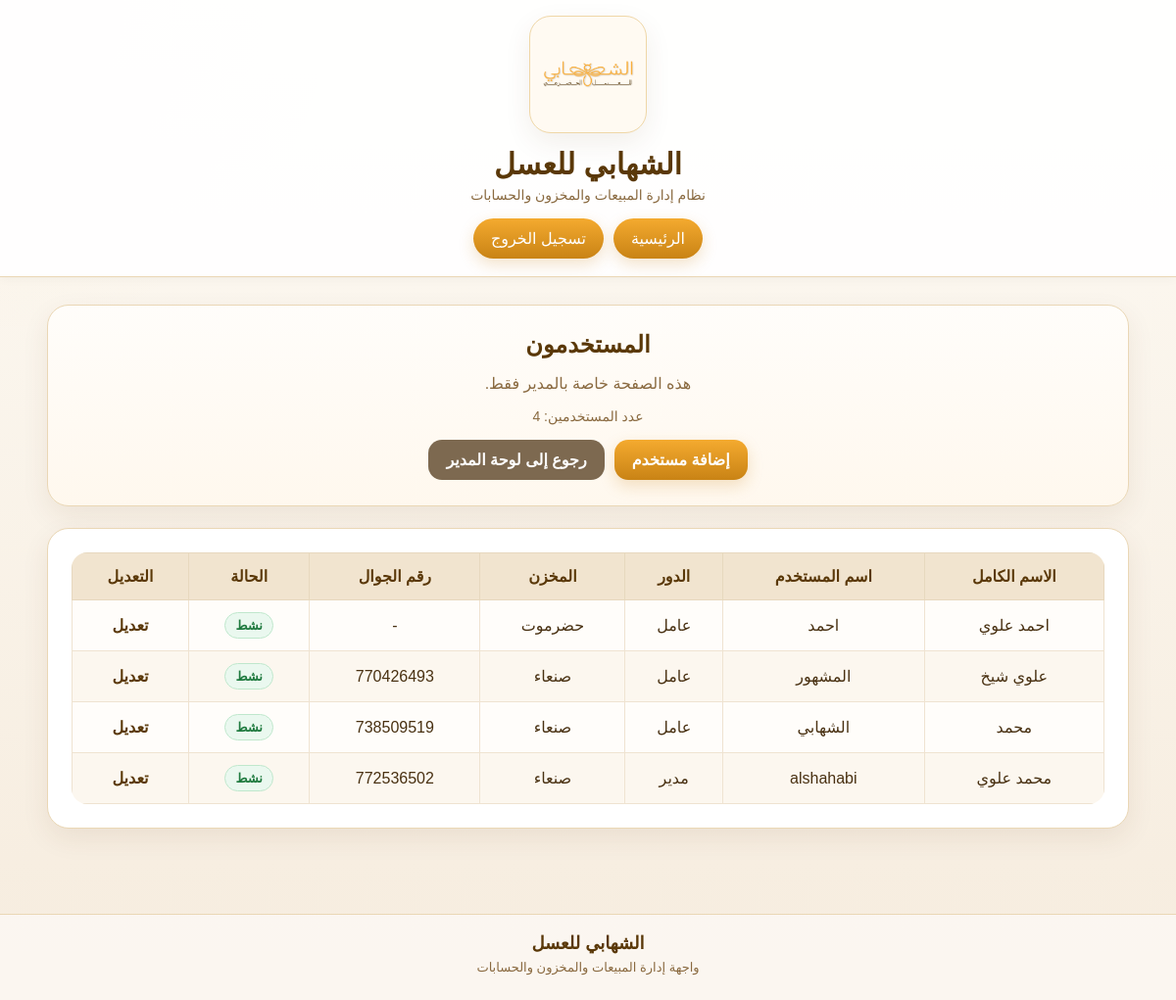
Screenshot of /accounts/manager-users/ (signed in) with the database file from the repository.
### accounts/models.py (models this page shows, shortened)
class WorkerProfile(models.Model):
    ROLE_MANAGER = 'manager'
    ROLE_WORKER = 'worker'
    ROLE_CHOICES = [
        (ROLE_MANAGER, 'مدير'),
        (ROLE_WORKER, 'عامل'),
    ]
    user = models.OneToOneField(
        User,
        on_delete=models.CASCADE,
        verbose_name='المستخدم',
    )
    full_name = models.CharField(
        max_length=150,
        verbose_name='الاسم الكامل',
    )
    phone = models.CharField(
        max_length=30,
        blank=True,
        null=True,
        verbose_name='رقم الجوال',
    )
    role = models.CharField(
        max_length=20,
        choices=ROLE_CHOICES,
        default=ROLE_WORKER,
        verbose_name='الدور',
    )
    warehouse = models.ForeignKey(
        Warehouse,
        on_delete=models.SET_NULL,
        blank=True,
        null=True,
        verbose_name='المخزن',
    )
    is_active = models.BooleanField(
        default=True,
        verbose_name='نشط',
    )
    created_at = models.DateTimeField(
        auto_now_add=True,
        verbose_name='تاريخ الإنشاء',
    )
    class Meta:
        verbose_name = 'ملف مستخدم'
        verbose_name_plural = 'ملفات المستخدمين'

### warehouses/models.py (models this page shows, shortened)
class Warehouse(models.Model):
    name = models.CharField(max_length=100, verbose_name='اسم المخزن')
    city = models.CharField(max_length=100, verbose_name='المدينة')
    is_active = models.BooleanField(default=True, verbose_name='نشط')
    created_at = models.DateTimeField(auto_now_add=True, verbose_name='تاريخ الإنشاء')
    class Meta:
        verbose_name = 'مخزن'
        verbose_name_plural = 'المخازن'

### accounts/views.py (the view)
# urls.py: path('manager-users/', manager_users_list, name='manager-users-list'),
@login_required
def manager_users_list(request):
    profile = WorkerProfile.objects.filter(user=request.user).select_related('warehouse').first()
    if not profile or profile.role != 'manager':
        return redirect('dashboard')
    users_list = WorkerProfile.objects.select_related('user', 'warehouse').order_by('full_name')
    return render(request, 'accounts/manager_users_list.html', {
        'profile': profile,
        'users_list': users_list,
    })

### templates/accounts/manager_users_list.html (shortened to what this page needs)
{% extends 'base.html' %}
{% block content %}
<div class="hero-card">
    <h2>المستخدمون</h2>
    <p class="muted">هذه الصفحة خاصة بالمدير فقط.</p>
    <div class="page-meta">عدد المستخدمين: {{ users_list|length }}</div>
    <div class="actions">
        <a href="{% url 'manager-user-create' %}" class="btn">إضافة مستخدم</a>
        <a href="{% url 'manager-dashboard' %}" class="btn btn-secondary">رجوع إلى لوحة المدير</a>
    </div>
</div>
<div class="panel-card">
    {% if users_list %}
        <div style="overflow-x:auto;">
            <table class="custom-table">
                <thead>
                    <tr>
                        <th>الاسم الكامل</th>
                        <th>اسم المستخدم</th>
                        <th>الدور</th>
                        <th>المخزن</th>
                        <th>رقم الجوال</th>
                        <th>الحالة</th>
                        <th>التعديل</th>
                    </tr>
                </thead>
                <tbody>
                    {% for item in users_list %}
                    <tr>
                        <td>{{ item.full_name }}</td>
                        <td>{{ item.user.username }}</td>
                        <td>{{ item.get_role_display }}</td>
                        <td>{% if item.warehouse %}{{ item.warehouse.name }}{% else %}-{% endif %}</td>
                        <td>{{ item.phone|default:"-" }}</td>
                        <td>
                            {% if item.is_active %}
                                <span class="badge badge-success">نشط</span>
                            {% else %}
                                <span class="badge badge-danger">غير نشط</span>
                            {% endif %}
                        </td>
                        <td>
                            <a href="{% url 'manager-user-update' item.pk %}">تعديل</a>
                        </td>
                    </tr>
                    {% endfor %}
                </tbody>
            </table>
        </div>
    {% else %}
        <p class="muted">لا يوجد مستخدمون حتى الآن.</p>
    {% endif %}
</div>
{% endblock %}

### static/css/style.css (style rules this page uses)
:root { --bg-main: #fbf7ef; --bg-soft: #f7efe2; --card-bg: #ffffff; --text-main: #493112; --text-soft: #8a6a40; --gold-main: #f4aa2f; --gold-dark: #c98315; --brown-main: #5a3808; --border-soft: #ead7b5; --shadow-soft: 0 10px 28px rgba(90, 56, 8, 0.08); --radius-xl: 22px; --radius-lg: 18px; --radius-md: 14px; }
* { box-sizing: border-box; }
body { margin: 0; font-family: Tahoma, Arial, sans-serif; color: var(--text-main); background: radial-gradient(circle at top left, rgba(244, 170, 47, 0.06), transparent 22%), linear-gradient(180deg, #fdfaf4 0%, #f6ecde 100%); }
.hero-card, .panel-card, .stat-card { background: var(--card-bg); border: 1px solid var(--border-soft); border-radius: var(--radius-xl); box-shadow: var(--shadow-soft); }
.hero-card { padding: 26px; text-align: center; margin-bottom: 22px; background: linear-gradient(180deg, #fffdfa 0%, #fff8ee 100%); }
.panel-card { padding: 24px; margin-bottom: 22px; }
.hero-card h2, .panel-card h2, .panel-card h3 { margin-top: 0; margin-bottom: 10px; color: var(--brown-main); }
.muted { color: var(--text-soft); text-align: center; }
.actions { display: flex; justify-content: center; gap: 10px; flex-wrap: wrap; margin-top: 14px; }
.btn { display: inline-block; padding: 11px 18px; border-radius: 14px; background: linear-gradient(180deg, var(--gold-main), var(--gold-dark)); color: white; text-decoration: none; border: none; cursor: pointer; font-weight: bold; box-shadow: 0 6px 16px rgba(201, 131, 21, 0.22); }
.btn-secondary { background: #7d6950; box-shadow: none; }
.custom-table { width: 100%; border-collapse: collapse; background: #fff; overflow: hidden; border-radius: 16px; }
.custom-table th { background: #f1e4cf; color: var(--brown-main); padding: 14px 12px; border: 1px solid #e7d8be; text-align: center; white-space: nowrap; }
.custom-table td { padding: 12px; border: 1px solid #efe3d1; text-align: center; white-space: nowrap; background: #fffdfa; }
.custom-table tbody tr:nth-child(even) td { background: #fcf7ef; }
.custom-table a { color: var(--brown-main); font-weight: bold; text-decoration: none; }
.hero-card .actions { margin-top: 16px; }
.btn, .main-nav a, .logout-btn, .quick-links a { transition: 0.2s ease; }
.badge { display: inline-block; padding: 6px 10px; border-radius: 999px; font-size: 13px; font-weight: bold; line-height: 1; }
.badge-success { background: #eaf8ef; color: #1f7a3f; border: 1px solid #bfe7cc; }
.page-meta { text-align: center; color: var(--text-soft); font-size: 14px; margin-top: 8px; }

### rows the page displays
WorkerProfile: full_name "احمد علوي", user.username "احمد", role "عامل", warehouse.name "حضرموت", phone "-", is_active "نشط"
WorkerProfile: full_name "علوي شيخ", user.username "المشهور", role "عامل", warehouse.name "صنعاء", phone "770426493", is_active "نشط"
WorkerProfile: full_name "محمد", user.username "الشهابي", role "عامل", warehouse.name "صنعاء", phone "738509519", is_active "نشط"
WorkerProfile: full_name "محمد علوي", user.username "alshahabi", role "مدير", warehouse.name "صنعاء", phone "772536502", is_active "نشط"

### other values shown
{{ users_list|length }} "4"
